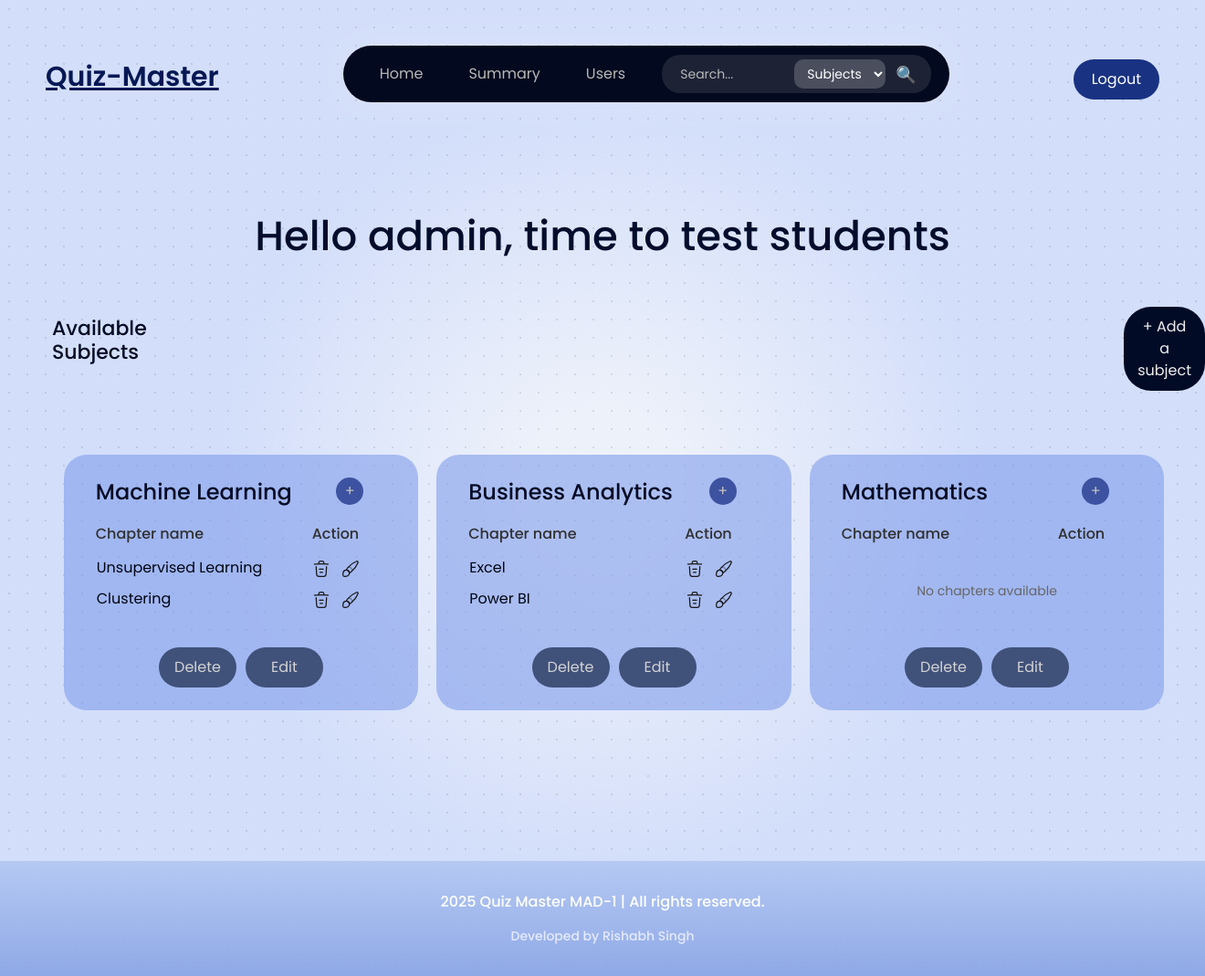
Page /admin (signed in) on the earlier database version.
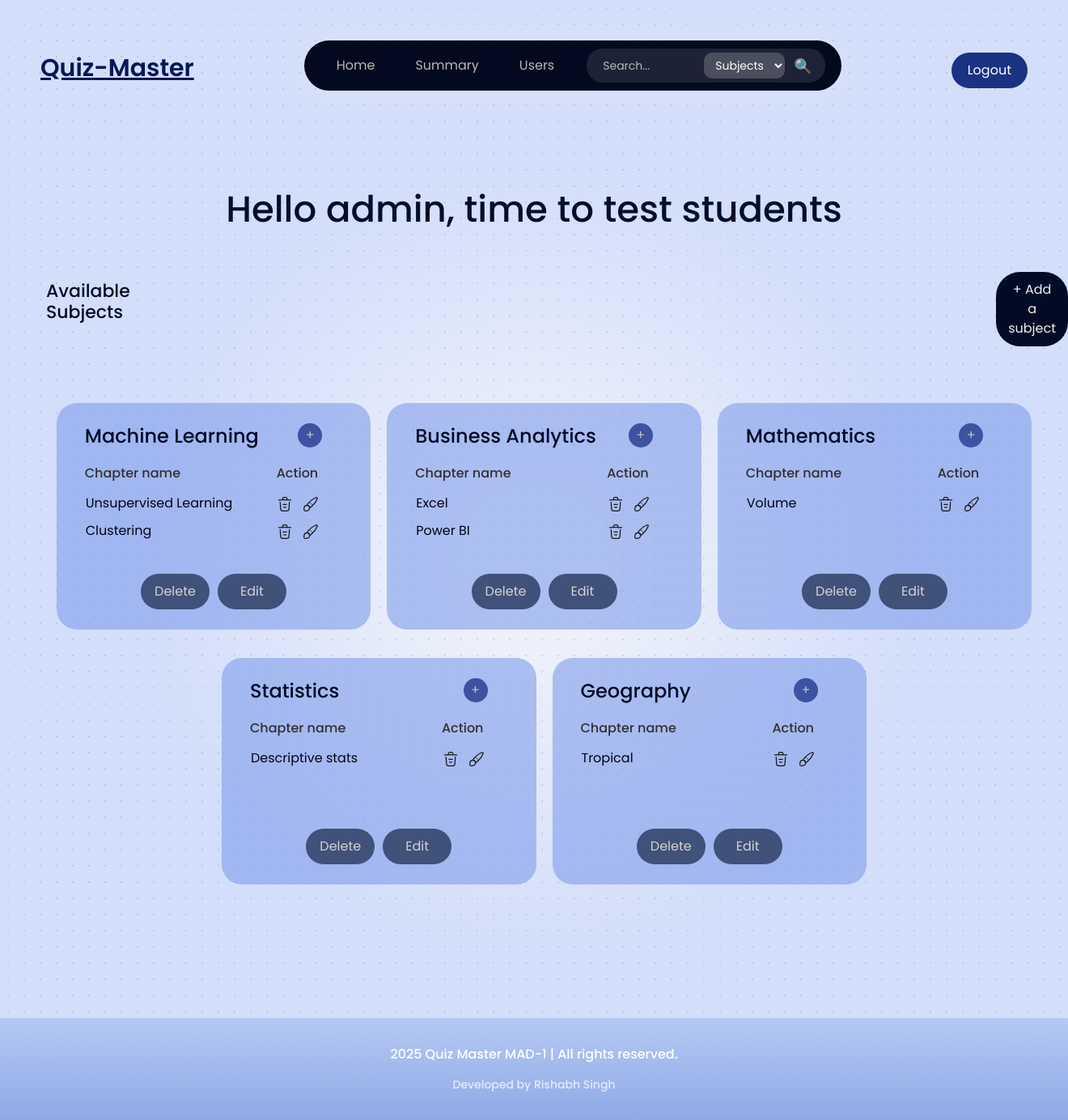
Same page on the later database version.
### models/models.py (models this page shows, shortened)
class Subjects(db.Model):
    __tablename__ = 'subjects'
    id = db.Column(db.Integer, primary_key=True)
    name = db.Column(db.String(100), unique=True, nullable=False)
    description = db.Column(db.Text, nullable=True)

class Chapter(db.Model):
    __tablename__ = 'chapters'
    id = db.Column(db.Integer, primary_key=True)
    subject_id = db.Column(db.Integer, db.ForeignKey('subjects.id'), nullable=False)
    name = db.Column(db.String(100), nullable=False)
    description = db.Column(db.Text, nullable=True)

### app.py (the view)
@app.route('/admin')
@admin_required
def admin_dashboard():
    query = request.args.get('query', '').strip()
    if query:
        subjects = Subjects.query.filter(Subjects.name.ilike(f"%{query}%")).all()
    else:
        subjects = Subjects.query.all()
    subjects_with_chapters = []
    for subject in subjects:
        chapters = Chapter.query.filter_by(subject_id=subject.id).all()
        subjects_with_chapters.append({
            'subject': subject,
            'chapters': chapters
        })
    return render_template('admin_dashboard.html', arr_items=subjects_with_chapters)

### app.py (called while the page is built)
def admin_required(f):
    @wraps(f)
    def decorated_function(*args, **kwargs):
        if 'user_id' not in session or not session.get('is_admin', False):
            flash("You must be an admin to access this page.", "danger")
            return render_template('login.html')
        return f(*args, **kwargs)
    return decorated_function

### templates/admin_dashboard.html (shortened to what the changed rows need)
<!DOCTYPE html>
<html lang="en">
<head>
    <link rel="stylesheet" href="{{ url_for('static', filename='styles.css') }}">
</head>
<body class='page_look font_family_poppins'>
    {% include 'navbar.html' %}
    <h1
        style="margin-top: -30px;font-size: 45px; text-align: center; color: #020d2c; font-family: 'Poppins', sans-serif;">
        Hello admin, time to test students</h1>
    <div class="card-container" style="display: flex; flex-wrap: wrap; justify-content: center; margin-left: 25px;">
        {% for item in arr_items %}
        <div class="card"
            style="min-width: 30%;min-height: 280px; background-color: #7f9ced94; padding: 25px 35px; border-radius: 25px; border: 0; box-shadow: 0px 2px 10px rgba(0, 0, 0, 0.0); text-align: center; margin-top: 0px; display: flex; flex-direction: column; justify-content: space-between;">
            <div>
                <div style="display: flex; align-items: center; justify-content: space-between;">
                    <a href="{{ url_for('chapters_list', subject_id=item.subject.id) }}"
                        class="card-link">
                        <h3
                            style="text-align:center; font-size: 24px; color:#010b25; margin: 0px; line-height: 1px; font-weight: 500;">
                            {{ item.subject.name }}</h3>
                    </a>
                    <a href="{{ url_for('render_addchapter', subject_id=item.subject.id)}}"
                        style="background-color: #3D52A0; padding-top:3px;color: rgb(196, 196, 196); border: none; width:30px;height:30px; border-radius: 15px;margin-right: 25px; cursor: pointer;text-decoration: none;">
                        +
                    </a>
                </div>
                <a href="{{ url_for('chapters_list', subject_id=item.subject.id) }}"
                    class="card-link">
                    <div
                        style="display: flex; justify-content: space-between; margin-top: 20px; align-items: center; font-size: 16px;font-weight: 500; color: #303030;">
                        <span style="flex: 1; text-align: left;">Chapter name </span>
                        <span style="flex: 1; text-align: right; padding-right: 30px">Action</span>
                    </div>
                </a>
                {% if item.chapters %}
                <ul style="text-align: left; padding-left: 10px; margin-top: 12px;">
                    {% for chapter in item.chapters %}
                    <li
                        style="display: flex; justify-content: space-between; align-items: center; margin-bottom: 8px; color: white;">
                        <span style="flex: 1; color: #000514;margin-left: -9px;">{{ chapter.name }}</span>
                        <form method="POST" action="{{ url_for('delete_chapter', chapter_id=chapter.id) }}">
                            <button type="submit" class="delete-button"
                                style="background:none; border:none; margin-right: 0px; cursor: pointer;">
                            </button>
                        </form>
                        <a href="{{ url_for('redirect_edit_chapter', chapter_id = chapter.id) }}">
                            <button type="button"
                                style="margin-right:23px;  background: none; border: none; cursor: pointer;">
                            </button>
                        </a>
                    </li>
                    {% endfor %}
                </ul>
                {% else %}
                <p style="margin-top: 40px;">No chapters available</p>
                {% endif %}
            </div>
            <div style="display: flex; justify-content: center; gap: 10px; margin-top: auto;">
                <form method="POST" action="{{ url_for('delete_subject', subject_id=item.subject.id) }}">
                    <button type="submit"
                        style="padding: 10px 15px; width: 85px; background-color: rgb(64, 81, 122); color: rgb(211, 211, 211); border: none; border-radius: 35px; cursor: pointer;">
                        Delete
                    </button>
                </form>
                <form method="GET" action="{{ url_for('redirect_edit_subject', subject_id=item.subject.id) }}">
                    <button type="submit" class="delete-button"
                        style="padding: 10px 0px;width: 85px; background-color: rgb(64, 81, 122); color: rgb(211, 211, 211); border: none; border-radius: 35px; cursor: pointer;">
                        Edit
                    </button>
                </form>
            </div>
        </div>
        {% endfor %}
    </div>
</body>
</html>

Differences in the rows shown:
added Chapter: name "Volume", shown under "Mathematics"
added Subjects: subject.name "Statistics"
added Chapter: name "Descriptive stats", shown under "Statistics"
added Subjects: subject.name "Geography"
added Chapter: name "Tropical", shown under "Geography"
Other differences:
new list line: "+ Chapter name Action Delete Edit"
list line gone: "No chapters available"
